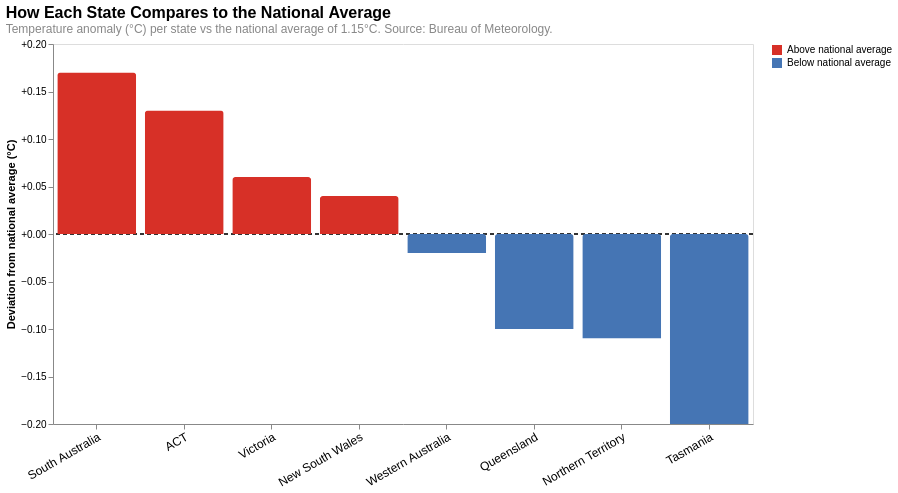

Write the Vega-Lite specification saved for this chart.
### Vega-Lite specification from a JSON file in a GitHub repository (floating-point values rounded to 4 significant figures)
{"$schema": "https://vega.github.io/schema/vega-lite/v5.json", "width": 700, "height": 380, "title": {"text": "How Each State Compares to the National Average", "subtitle": "Temperature anomaly (°C) per state vs the national average of 1.15°C. Source: Bureau of Meteorology.", "fontSize": 16, "subtitleFontSize": 12, "subtitleColor": "#888", "anchor": "start"}, "data": {"values": [{"state": "South Australia", "anomaly": 1.32, "deviation": 0.17, "category": "Above national average"}, {"state": "ACT", "anomaly": 1.28, "deviation": 0.13, "category": "Above national average"}, {"state": "Victoria", "anomaly": 1.21, "deviation": 0.06, "category": "Above national average"}, {"state": "New South Wales", "anomaly": 1.19, "deviation": 0.04, "category": "Above national average"}, {"state": "Western Australia", "anomaly": 1.13, "deviation": -0.02, "category": "Below national average"}, {"state": "Queensland", "anomaly": 1.05, "deviation": -0.1, "category": "Below national average"}, {"state": "Northern Territory", "anomaly": 1.04, "deviation": -0.11, "category": "Below national average"}, {"state": "Tasmania", "anomaly": 0.95, "deviation": -0.2, "category": "Below national average"}]}, "layer": [{"mark": {"type": "rule", "color": "#333333", "strokeDash": [4, 3], "strokeWidth": 1.5}, "encoding": {"y": {"datum": 0}}}, {"mark": {"type": "bar", "cornerRadiusEnd": 3}, "encoding": {"x": {"field": "state", "type": "nominal", "sort": null, "axis": {"title": null, "labelAngle": -30, "labelFontSize": 12}}, "y": {"field": "deviation", "type": "quantitative", "axis": {"title": "Deviation from national average (°C)", "grid": false, "format": "+.2f"}}, "color": {"field": "category", "type": "nominal", "scale": {"domain": ["Above national average", "Below national average"], "range": ["#d73027", "#4575b4"]}, "legend": {"title": null}}, "tooltip": [{"field": "state", "type": "nominal", "title": "State"}, {"field": "anomaly", "type": "quantitative", "title": "Anomaly (°C)", "format": ".2f"}, {"field": "deviation", "type": "quantitative", "title": "vs national avg (°C)", "format": "+.2f"}]}}]}
